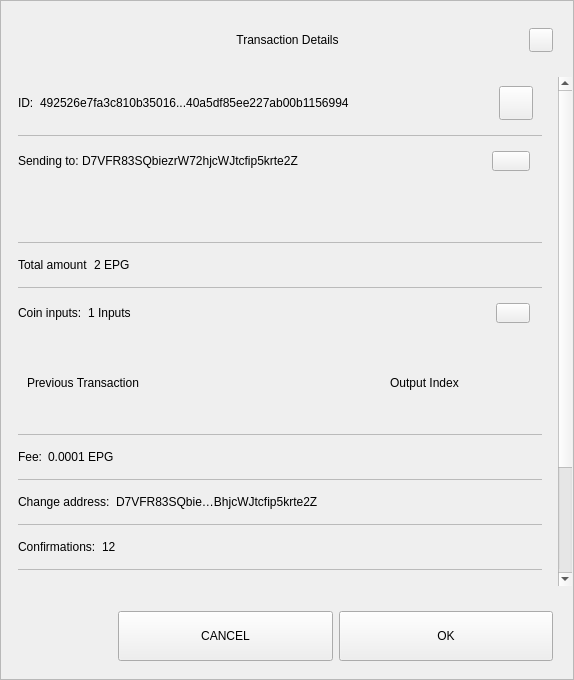
<?xml version="1.0" encoding="UTF-8"?>
<ui version="4.0">
 <class>TxDetailDialog</class>
 <widget class="QWidget" name="TxDetailDialog">
  <property name="geometry">
   <rect>
    <x>0</x>
    <y>0</y>
    <width>574</width>
    <height>680</height>
   </rect>
  </property>
  <property name="sizePolicy">
   <sizepolicy hsizetype="Preferred" vsizetype="Expanding">
    <horstretch>0</horstretch>
    <verstretch>0</verstretch>
   </sizepolicy>
  </property>
  <property name="minimumSize">
   <size>
    <width>574</width>
    <height>500</height>
   </size>
  </property>
  <property name="windowTitle">
   <string>Form</string>
  </property>
  <property name="styleSheet">
   <string notr="true"/>
  </property>
  <layout class="QVBoxLayout" name="verticalLayout_3">
   <property name="spacing">
    <number>0</number>
   </property>
   <property name="leftMargin">
    <number>0</number>
   </property>
   <property name="topMargin">
    <number>0</number>
   </property>
   <property name="rightMargin">
    <number>0</number>
   </property>
   <property name="bottomMargin">
    <number>0</number>
   </property>
   <item>
    <widget class="QFrame" name="frame">
     <property name="sizePolicy">
      <sizepolicy hsizetype="Preferred" vsizetype="Expanding">
       <horstretch>0</horstretch>
       <verstretch>0</verstretch>
      </sizepolicy>
     </property>
     <property name="styleSheet">
      <string notr="true"/>
     </property>
     <property name="frameShape">
      <enum>QFrame::StyledPanel</enum>
     </property>
     <property name="frameShadow">
      <enum>QFrame::Raised</enum>
     </property>
     <layout class="QVBoxLayout" name="verticalLayout">
      <property name="leftMargin">
       <number>0</number>
      </property>
      <property name="rightMargin">
       <number>0</number>
      </property>
      <item>
       <layout class="QHBoxLayout" name="horizontalLayout_3">
        <property name="spacing">
         <number>0</number>
        </property>
        <property name="leftMargin">
         <number>20</number>
        </property>
        <property name="topMargin">
         <number>10</number>
        </property>
        <property name="rightMargin">
         <number>20</number>
        </property>
        <item>
         <spacer name="horizontalSpacer_1">
          <property name="orientation">
           <enum>Qt::Horizontal</enum>
          </property>
          <property name="sizeHint" stdset="0">
           <size>
            <width>40</width>
            <height>20</height>
           </size>
          </property>
         </spacer>
        </item>
        <item>
         <widget class="QLabel" name="labelTitle">
          <property name="minimumSize">
           <size>
            <width>0</width>
            <height>40</height>
           </size>
          </property>
          <property name="maximumSize">
           <size>
            <width>16777215</width>
            <height>40</height>
           </size>
          </property>
          <property name="styleSheet">
           <string notr="true">padding-left:24px;</string>
          </property>
          <property name="text">
           <string>Transaction Details</string>
          </property>
          <property name="alignment">
           <set>Qt::AlignCenter</set>
          </property>
          <property name="margin">
           <number>7</number>
          </property>
         </widget>
        </item>
        <item>
         <spacer name="horizontalSpacer_2">
          <property name="orientation">
           <enum>Qt::Horizontal</enum>
          </property>
          <property name="sizeHint" stdset="0">
           <size>
            <width>40</width>
            <height>20</height>
           </size>
          </property>
         </spacer>
        </item>
        <item>
         <widget class="QPushButton" name="btnEsc">
          <property name="minimumSize">
           <size>
            <width>24</width>
            <height>24</height>
           </size>
          </property>
          <property name="maximumSize">
           <size>
            <width>24</width>
            <height>24</height>
           </size>
          </property>
          <property name="focusPolicy">
           <enum>Qt::NoFocus</enum>
          </property>
          <property name="text">
           <string/>
          </property>
         </widget>
        </item>
       </layout>
      </item>
      <item>
       <spacer name="verticalSpacer">
        <property name="orientation">
         <enum>Qt::Vertical</enum>
        </property>
        <property name="sizeType">
         <enum>QSizePolicy::Fixed</enum>
        </property>
        <property name="sizeHint" stdset="0">
         <size>
          <width>20</width>
          <height>10</height>
         </size>
        </property>
       </spacer>
      </item>
      <item>
       <widget class="QWidget" name="layoutScroll" native="true">
        <property name="minimumSize">
         <size>
          <width>0</width>
          <height>0</height>
         </size>
        </property>
        <layout class="QVBoxLayout" name="verticalLayout_4">
         <property name="leftMargin">
          <number>0</number>
         </property>
         <property name="topMargin">
          <number>0</number>
         </property>
         <property name="rightMargin">
          <number>0</number>
         </property>
         <item>
          <widget class="QScrollArea" name="scrollArea">
           <property name="styleSheet">
            <string notr="true">#scrollArea {
background:transparent;
}</string>
           </property>
           <property name="horizontalScrollBarPolicy">
            <enum>Qt::ScrollBarAlwaysOff</enum>
           </property>
           <property name="sizeAdjustPolicy">
            <enum>QAbstractScrollArea::AdjustIgnored</enum>
           </property>
           <property name="widgetResizable">
            <bool>true</bool>
           </property>
           <property name="alignment">
            <set>Qt::AlignLeading|Qt::AlignLeft|Qt::AlignTop</set>
           </property>
           <widget class="QWidget" name="scrollAreaWidgetContents">
            <property name="geometry">
             <rect>
              <x>0</x>
              <y>-181</y>
              <width>556</width>
              <height>739</height>
             </rect>
            </property>
            <property name="autoFillBackground">
             <bool>false</bool>
            </property>
            <property name="styleSheet">
             <string notr="true">#scrollAreaWidgetContents {
background:transparent;
}</string>
            </property>
            <layout class="QVBoxLayout" name="verticalLayout_7">
             <property name="spacing">
              <number>0</number>
             </property>
             <property name="sizeConstraint">
              <enum>QLayout::SetDefaultConstraint</enum>
             </property>
             <property name="leftMargin">
              <number>0</number>
             </property>
             <property name="topMargin">
              <number>0</number>
             </property>
             <property name="rightMargin">
              <number>0</number>
             </property>
             <property name="bottomMargin">
              <number>0</number>
             </property>
             <item>
              <widget class="QWidget" name="content" native="true">
               <layout class="QVBoxLayout" name="verticalLayout_2">
                <property name="leftMargin">
                 <number>16</number>
                </property>
                <property name="topMargin">
                 <number>0</number>
                </property>
                <property name="rightMargin">
                 <number>16</number>
                </property>
                <item>
                 <widget class="QWidget" name="contentID" native="true">
                  <layout class="QHBoxLayout" name="horizontalLayout_12" stretch="0,1,0">
                   <property name="leftMargin">
                    <number>0</number>
                   </property>
                   <item>
                    <widget class="QLabel" name="labelId">
                     <property name="maximumSize">
                      <size>
                       <width>16777215</width>
                       <height>16777215</height>
                      </size>
                     </property>
                     <property name="text">
                      <string>ID:</string>
                     </property>
                    </widget>
                   </item>
                   <item>
                    <widget class="QLabel" name="textId">
                     <property name="text">
                      <string>492526e7fa3c810b35016...40a5df85ee227ab00b1156994</string>
                     </property>
                    </widget>
                   </item>
                   <item>
                    <widget class="QPushButton" name="pushCopy">
                     <property name="minimumSize">
                      <size>
                       <width>34</width>
                       <height>34</height>
                      </size>
                     </property>
                     <property name="maximumSize">
                      <size>
                       <width>34</width>
                       <height>34</height>
                      </size>
                     </property>
                     <property name="focusPolicy">
                      <enum>Qt::NoFocus</enum>
                     </property>
                     <property name="text">
                      <string/>
                     </property>
                     <property name="iconSize">
                      <size>
                       <width>24</width>
                       <height>24</height>
                      </size>
                     </property>
                    </widget>
                   </item>
                  </layout>
                 </widget>
                </item>
                <item>
                 <widget class="QLabel" name="labelDivider9">
                  <property name="maximumSize">
                   <size>
                    <width>16777215</width>
                    <height>1</height>
                   </size>
                  </property>
                  <property name="styleSheet">
                   <string notr="true">background-color:#bababa;</string>
                  </property>
                  <property name="text">
                   <string/>
                  </property>
                 </widget>
                </item>
                <item>
                 <widget class="QWidget" name="contentOutputs" native="true">
                  <layout class="QHBoxLayout" name="horizontalLayout_11" stretch="0,3,0">
                   <property name="spacing">
                    <number>0</number>
                   </property>
                   <property name="leftMargin">
                    <number>0</number>
                   </property>
                   <property name="rightMargin">
                    <number>12</number>
                   </property>
                   <item>
                    <widget class="QLabel" name="labelSend">
                     <property name="maximumSize">
                      <size>
                       <width>16777215</width>
                       <height>16777215</height>
                      </size>
                     </property>
                     <property name="text">
                      <string>Sending to: </string>
                     </property>
                    </widget>
                   </item>
                   <item>
                    <widget class="QLabel" name="textSend">
                     <property name="text">
                      <string>D7VFR83SQbiezrW72hjcWJtcfip5krte2Z </string>
                     </property>
                    </widget>
                   </item>
                   <item>
                    <widget class="QPushButton" name="pushOutputs">
                     <property name="minimumSize">
                      <size>
                       <width>34</width>
                       <height>20</height>
                      </size>
                     </property>
                     <property name="maximumSize">
                      <size>
                       <width>38</width>
                       <height>20</height>
                      </size>
                     </property>
                     <property name="focusPolicy">
                      <enum>Qt::NoFocus</enum>
                     </property>
                     <property name="styleSheet">
                      <string notr="true"/>
                     </property>
                     <property name="text">
                      <string/>
                     </property>
                    </widget>
                   </item>
                  </layout>
                 </widget>
                </item>
                <item>
                 <widget class="QScrollArea" name="outputsScrollArea">
                  <property name="minimumSize">
                   <size>
                    <width>0</width>
                    <height>50</height>
                   </size>
                  </property>
                  <property name="styleSheet">
                   <string notr="true">#outputsScrollArea {
background:transparent;
}</string>
                  </property>
                  <property name="widgetResizable">
                   <bool>true</bool>
                  </property>
                  <widget class="QWidget" name="container_outputs_base">
                   <property name="geometry">
                    <rect>
                     <x>0</x>
                     <y>0</y>
                     <width>522</width>
                     <height>48</height>
                    </rect>
                   </property>
                   <property name="styleSheet">
                    <string notr="true">#container_outputs_base {
background:transparent;
}</string>
                   </property>
                  </widget>
                 </widget>
                </item>
                <item>
                 <widget class="QLabel" name="labelDivider8">
                  <property name="maximumSize">
                   <size>
                    <width>16777215</width>
                    <height>1</height>
                   </size>
                  </property>
                  <property name="styleSheet">
                   <string notr="true">background-color:#bababa;</string>
                  </property>
                  <property name="text">
                   <string/>
                  </property>
                 </widget>
                </item>
                <item>
                 <widget class="QWidget" name="contentAmount" native="true">
                  <layout class="QHBoxLayout" name="horizontalLayout_4" stretch="0,1">
                   <property name="leftMargin">
                    <number>0</number>
                   </property>
                   <item>
                    <widget class="QLabel" name="labelAmount">
                     <property name="maximumSize">
                      <size>
                       <width>16777215</width>
                       <height>16777215</height>
                      </size>
                     </property>
                     <property name="text">
                      <string>Total amount</string>
                     </property>
                    </widget>
                   </item>
                   <item>
                    <widget class="QLabel" name="textAmount">
                     <property name="text">
                      <string>2 EPG</string>
                     </property>
                    </widget>
                   </item>
                  </layout>
                 </widget>
                </item>
                <item>
                 <widget class="QLabel" name="labelDivider6">
                  <property name="maximumSize">
                   <size>
                    <width>16777215</width>
                    <height>1</height>
                   </size>
                  </property>
                  <property name="styleSheet">
                   <string notr="true">background-color:#bababa;</string>
                  </property>
                  <property name="text">
                   <string/>
                  </property>
                 </widget>
                </item>
                <item>
                 <widget class="QWidget" name="contentInputs" native="true">
                  <layout class="QHBoxLayout" name="horizontalLayout" stretch="0,2,0">
                   <property name="leftMargin">
                    <number>0</number>
                   </property>
                   <property name="rightMargin">
                    <number>12</number>
                   </property>
                   <item>
                    <widget class="QLabel" name="labelInputs">
                     <property name="sizePolicy">
                      <sizepolicy hsizetype="Minimum" vsizetype="Preferred">
                       <horstretch>0</horstretch>
                       <verstretch>0</verstretch>
                      </sizepolicy>
                     </property>
                     <property name="maximumSize">
                      <size>
                       <width>16777215</width>
                       <height>16777215</height>
                      </size>
                     </property>
                     <property name="text">
                      <string>Coin inputs:</string>
                     </property>
                    </widget>
                   </item>
                   <item>
                    <widget class="QLabel" name="textInputs">
                     <property name="text">
                      <string>1 Inputs</string>
                     </property>
                    </widget>
                   </item>
                   <item>
                    <widget class="QPushButton" name="pushInputs">
                     <property name="maximumSize">
                      <size>
                       <width>34</width>
                       <height>20</height>
                      </size>
                     </property>
                     <property name="focusPolicy">
                      <enum>Qt::NoFocus</enum>
                     </property>
                     <property name="styleSheet">
                      <string notr="true"/>
                     </property>
                     <property name="text">
                      <string/>
                     </property>
                    </widget>
                   </item>
                  </layout>
                 </widget>
                </item>
                <item>
                 <widget class="QFrame" name="gridInputs">
                  <property name="sizePolicy">
                   <sizepolicy hsizetype="Preferred" vsizetype="MinimumExpanding">
                    <horstretch>0</horstretch>
                    <verstretch>0</verstretch>
                   </sizepolicy>
                  </property>
                  <property name="minimumSize">
                   <size>
                    <width>0</width>
                    <height>90</height>
                   </size>
                  </property>
                  <layout class="QGridLayout" name="gridLayoutInput" columnstretch="5,2" rowminimumheight="0">
                   <property name="sizeConstraint">
                    <enum>QLayout::SetMaximumSize</enum>
                   </property>
                   <property name="verticalSpacing">
                    <number>0</number>
                   </property>
                   <item row="0" column="0" alignment="Qt::AlignLeft">
                    <widget class="QLabel" name="labelTitlePrevTx">
                     <property name="text">
                      <string>Previous Transaction</string>
                     </property>
                    </widget>
                   </item>
                   <item row="0" column="1" alignment="Qt::AlignLeft">
                    <widget class="QLabel" name="labelOutputIndex">
                     <property name="text">
                      <string>Output Index</string>
                     </property>
                     <property name="alignment">
                      <set>Qt::AlignCenter</set>
                     </property>
                    </widget>
                   </item>
                  </layout>
                 </widget>
                </item>
                <item>
                 <widget class="QLabel" name="labelDivider1">
                  <property name="maximumSize">
                   <size>
                    <width>16777215</width>
                    <height>1</height>
                   </size>
                  </property>
                  <property name="styleSheet">
                   <string notr="true">background-color:#bababa;</string>
                  </property>
                  <property name="text">
                   <string/>
                  </property>
                 </widget>
                </item>
                <item>
                 <widget class="QWidget" name="contentFee" native="true">
                  <layout class="QHBoxLayout" name="horizontalLayout_7" stretch="0,1">
                   <property name="leftMargin">
                    <number>0</number>
                   </property>
                   <item>
                    <widget class="QLabel" name="labelFee">
                     <property name="maximumSize">
                      <size>
                       <width>16777215</width>
                       <height>16777215</height>
                      </size>
                     </property>
                     <property name="text">
                      <string>Fee:</string>
                     </property>
                    </widget>
                   </item>
                   <item>
                    <widget class="QLabel" name="textFee">
                     <property name="text">
                      <string>0.0001 EPG</string>
                     </property>
                    </widget>
                   </item>
                  </layout>
                 </widget>
                </item>
                <item>
                 <widget class="QLabel" name="labelDivider2">
                  <property name="maximumSize">
                   <size>
                    <width>16777215</width>
                    <height>1</height>
                   </size>
                  </property>
                  <property name="styleSheet">
                   <string notr="true">background-color:#bababa;</string>
                  </property>
                  <property name="text">
                   <string/>
                  </property>
                 </widget>
                </item>
                <item>
                 <widget class="QWidget" name="contentChangeAddress" native="true">
                  <layout class="QHBoxLayout" name="horizontalLayout_6" stretch="0,1">
                   <property name="leftMargin">
                    <number>0</number>
                   </property>
                   <item>
                    <widget class="QLabel" name="labelChange">
                     <property name="maximumSize">
                      <size>
                       <width>16777215</width>
                       <height>16777215</height>
                      </size>
                     </property>
                     <property name="text">
                      <string>Change address:</string>
                     </property>
                    </widget>
                   </item>
                   <item>
                    <widget class="QLabel" name="textChange">
                     <property name="text">
                      <string>D7VFR83SQbie…BhjcWJtcfip5krte2Z </string>
                     </property>
                    </widget>
                   </item>
                  </layout>
                 </widget>
                </item>
                <item>
                 <widget class="QLabel" name="labelDivider4">
                  <property name="maximumSize">
                   <size>
                    <width>16777215</width>
                    <height>1</height>
                   </size>
                  </property>
                  <property name="styleSheet">
                   <string notr="true">background-color:#bababa;</string>
                  </property>
                  <property name="text">
                   <string/>
                  </property>
                 </widget>
                </item>
                <item>
                 <widget class="QWidget" name="contentConfirmations" native="true">
                  <layout class="QHBoxLayout" name="horizontalLayout_8" stretch="0,1">
                   <property name="leftMargin">
                    <number>0</number>
                   </property>
                   <item>
                    <widget class="QLabel" name="labelConfirmations">
                     <property name="maximumSize">
                      <size>
                       <width>16777215</width>
                       <height>16777215</height>
                      </size>
                     </property>
                     <property name="text">
                      <string>Confirmations:</string>
                     </property>
                    </widget>
                   </item>
                   <item>
                    <widget class="QLabel" name="textConfirmations">
                     <property name="text">
                      <string>12</string>
                     </property>
                    </widget>
                   </item>
                  </layout>
                 </widget>
                </item>
                <item>
                 <widget class="QLabel" name="labelDivider7">
                  <property name="maximumSize">
                   <size>
                    <width>16777215</width>
                    <height>1</height>
                   </size>
                  </property>
                  <property name="styleSheet">
                   <string notr="true">background-color:#bababa;</string>
                  </property>
                  <property name="text">
                   <string/>
                  </property>
                 </widget>
                </item>
                <item>
                 <widget class="QWidget" name="contentSize" native="true">
                  <layout class="QHBoxLayout" name="horizontalLayout_9" stretch="0,1">
                   <property name="leftMargin">
                    <number>0</number>
                   </property>
                   <item>
                    <widget class="QLabel" name="labelSize">
                     <property name="maximumSize">
                      <size>
                       <width>16777215</width>
                       <height>16777215</height>
                      </size>
                     </property>
                     <property name="text">
                      <string>Size:</string>
                     </property>
                    </widget>
                   </item>
                   <item>
                    <widget class="QLabel" name="textSize">
                     <property name="text">
                      <string>2 kB</string>
                     </property>
                    </widget>
                   </item>
                  </layout>
                 </widget>
                </item>
                <item>
                 <widget class="QLabel" name="labelDivider3">
                  <property name="maximumSize">
                   <size>
                    <width>16777215</width>
                    <height>1</height>
                   </size>
                  </property>
                  <property name="styleSheet">
                   <string notr="true">background-color:#bababa;</string>
                  </property>
                  <property name="text">
                   <string/>
                  </property>
                 </widget>
                </item>
                <item>
                 <widget class="QWidget" name="contentDate" native="true">
                  <layout class="QHBoxLayout" name="horizontalLayout_5" stretch="0,1">
                   <property name="leftMargin">
                    <number>0</number>
                   </property>
                   <item>
                    <widget class="QLabel" name="labelDate">
                     <property name="maximumSize">
                      <size>
                       <width>16777215</width>
                       <height>16777215</height>
                      </size>
                     </property>
                     <property name="text">
                      <string>Date:</string>
                     </property>
                    </widget>
                   </item>
                   <item>
                    <widget class="QLabel" name="textDate">
                     <property name="text">
                      <string>May 25, 2017</string>
                     </property>
                    </widget>
                   </item>
                  </layout>
                 </widget>
                </item>
                <item>
                 <widget class="QLabel" name="labelDivider5">
                  <property name="maximumSize">
                   <size>
                    <width>16777215</width>
                    <height>1</height>
                   </size>
                  </property>
                  <property name="styleSheet">
                   <string notr="true">background-color:#bababa;</string>
                  </property>
                  <property name="text">
                   <string/>
                  </property>
                 </widget>
                </item>
                <item>
                 <widget class="QWidget" name="contentStatus" native="true">
                  <layout class="QHBoxLayout" name="horizontalLayout_10" stretch="0,1">
                   <property name="leftMargin">
                    <number>0</number>
                   </property>
                   <item>
                    <widget class="QLabel" name="labelStatus">
                     <property name="maximumSize">
                      <size>
                       <width>16777215</width>
                       <height>16777215</height>
                      </size>
                     </property>
                     <property name="text">
                      <string>Status:</string>
                     </property>
                    </widget>
                   </item>
                   <item>
                    <widget class="QLabel" name="textStatus">
                     <property name="text">
                      <string>Spendable</string>
                     </property>
                    </widget>
                   </item>
                  </layout>
                 </widget>
                </item>
                <item>
                 <spacer name="verticalSpacer_2">
                  <property name="orientation">
                   <enum>Qt::Vertical</enum>
                  </property>
                  <property name="sizeType">
                   <enum>QSizePolicy::Expanding</enum>
                  </property>
                  <property name="sizeHint" stdset="0">
                   <size>
                    <width>20</width>
                    <height>10</height>
                   </size>
                  </property>
                 </spacer>
                </item>
                <item>
                 <widget class="QLabel" name="labelWarning">
                  <property name="text">
                   <string>TextLabel</string>
                  </property>
                  <property name="alignment">
                   <set>Qt::AlignCenter</set>
                  </property>
                 </widget>
                </item>
               </layout>
              </widget>
             </item>
            </layout>
           </widget>
          </widget>
         </item>
        </layout>
       </widget>
      </item>
      <item>
       <widget class="QWidget" name="containerButtons" native="true">
        <layout class="QHBoxLayout" name="horizontalLayout1" stretch="1,2,2">
         <property name="leftMargin">
          <number>10</number>
         </property>
         <property name="rightMargin">
          <number>20</number>
         </property>
         <item>
          <spacer name="horizontalSpacer_3">
           <property name="orientation">
            <enum>Qt::Horizontal</enum>
           </property>
           <property name="sizeHint" stdset="0">
            <size>
             <width>40</width>
             <height>20</height>
            </size>
           </property>
          </spacer>
         </item>
         <item>
          <widget class="QPushButton" name="btnCancel">
           <property name="minimumSize">
            <size>
             <width>200</width>
             <height>50</height>
            </size>
           </property>
           <property name="focusPolicy">
            <enum>Qt::NoFocus</enum>
           </property>
           <property name="text">
            <string>CANCEL</string>
           </property>
          </widget>
         </item>
         <item>
          <widget class="QPushButton" name="btnSave">
           <property name="minimumSize">
            <size>
             <width>200</width>
             <height>50</height>
            </size>
           </property>
           <property name="focusPolicy">
            <enum>Qt::NoFocus</enum>
           </property>
           <property name="text">
            <string>OK</string>
           </property>
          </widget>
         </item>
        </layout>
       </widget>
      </item>
     </layout>
    </widget>
   </item>
  </layout>
 </widget>
 <resources/>
 <connections/>
</ui>
